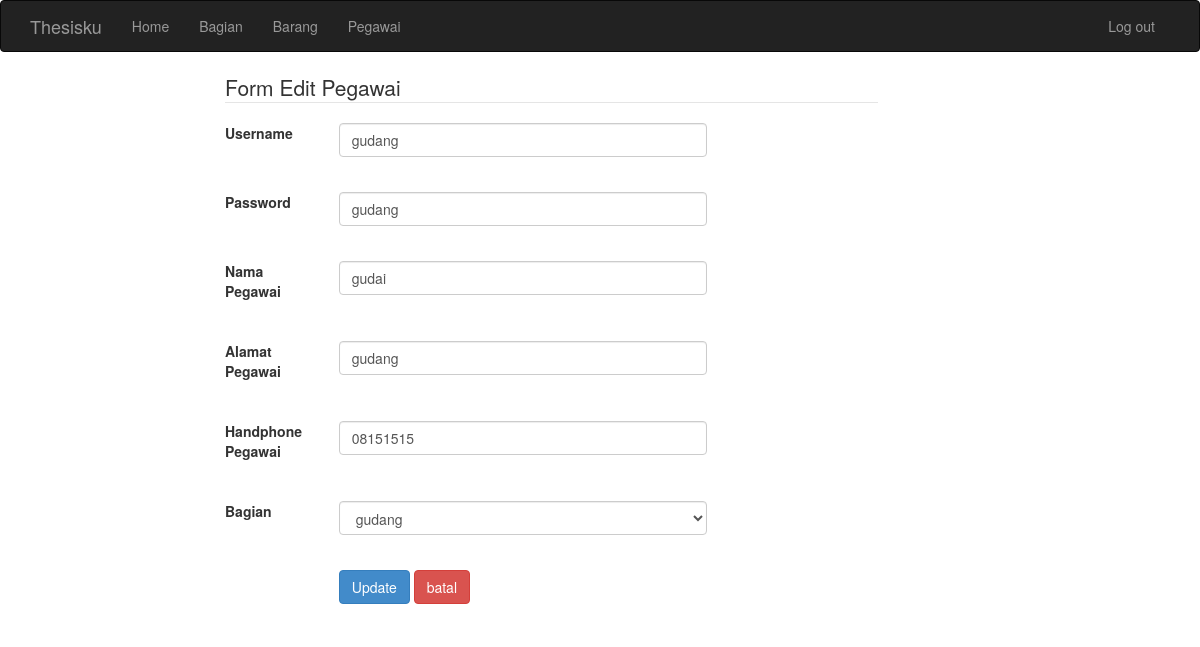
Screenshot of /admin/pegawai/pegawai_form_edit.php?id=17 with the database file from the repository.
### tables this page shows
CREATE TABLE `pegawai` (
  `id_pegawai` int(16) NOT NULL,
  `username` varchar(32) NOT NULL,
  `password` varchar(16) NOT NULL,
  `nama_pegawai` varchar(32) NOT NULL,
  `alamat_pegawai` varchar(64) NOT NULL,
  `hp_pegawai` varchar(16) NOT NULL,
  `id_bagian` int(8) NOT NULL
);

CREATE TABLE `bagian` (
  `id_bagian` int(8) NOT NULL,
  `nama_bagian` varchar(32) NOT NULL
);

### class/pegawai.php (called while the page is built, shortened)
<?php
	class pegawai
	{
		private $conn;
		function __construct($conn) {
			$this->conn = $conn;
		}
		function PegawaiList ()
		{
			$sqlPegawaiList = $this->conn->query("SELECT id_pegawai, username, password, nama_pegawai, alamat_pegawai, hp_pegawai, nama_bagian FROM pegawai NATURAL JOIN bagian ORDER BY nama_pegawai ASC ");
			while ($row = $sqlPegawaiList->fetch_assoc())
			{
				$data [] = $row;
			}
			return $data;
		}
		function findPegawaiById ($id)
		{
			$sqlEditPegawai = $this->conn->query("SELECT * FROM pegawai WHERE id_pegawai = '$id'");
			while ($row = $sqlEditPegawai->fetch_assoc())
			{
				$data[] = $row;
			}
			return $data;
		}
	}
?>

### class/bagian.php (called while the page is built, shortened)
<?php
	class bagian
	{
		private $conn;
		function __construct($conn) {
			$this->conn = $conn;
		}
		function BagianList ()
		{
			$sqlBagianList = $this->conn->query("SELECT * FROM bagian ORDER BY nama_bagian ASC");
			while ($row = $sqlBagianList->fetch_assoc())
			{
				$data [] = $row;
			}
			return $data;
		}
	}
?>

### admin/pegawai/pegawai_edit.php (the view, shortened to what this page needs)
<?php
include "../../class/config.php";
include "../../class/pegawai.php";
include "../../class/bagian.php";
	$id = $_GET ['id'];
	$d1 = new database();
	$conn = $d1->koneksidatabase();
	$BagianList = new bagian($conn);
	$BagianList->BagianList();
	$DaftarBagian = $BagianList->BagianList();
	$PegawaiList = new pegawai($conn);
	$PegawaiList->PegawaiList();
	$DaftarPegawai = $PegawaiList->PegawaiList();
	$Pegawai = $PegawaiList->findPegawaiById($id);
?>
<div class="container-fluid">
    	<div class="col-md-7 col-md-offset-2">
    		<form class="form-horizontal" method="post" action="pegawai_update.php">
    			<?php
                    if(empty($Pegawai)){
                    }else{
                    foreach ($Pegawai as $key => $value) {
                    ?>
                <legend> Form Edit Pegawai </legend>
                <div class="form-group">
                	<label for="username" class="col-md-2"> Username  </label>
                	<div class="col-md-7">
                    	<input type="text" class="form-control" id="username" name="username" value="<?php echo $value['username']; ?>">
                    </div>
                </div>
                <br>
                <div class="form-group">
                	<label for="password" class="col-md-2"> Password  </label>
                	<div class="col-md-7">
                    	<input type="text" class="form-control" id="password" name="password" value="<?php echo $value['password']; ?>">
                    </div>
                </div>
                <br>
                <div class="form-group">
                	<label for="nama_pegawai" class="col-md-2"> Nama Pegawai  </label>
                	<div class="col-md-7">
                    	<input type="text" class="form-control" id="nama pegawai" name="nama_pegawai" value="<?php echo $value['nama_pegawai']; ?>">
                    </div>
                </div>
                <br>
                <div class="form-group">
                	<label for="alamat_pegawai" class="col-md-2"> Alamat Pegawai  </label>
                	<div class="col-md-7">
                    	<input type="text" class="form-control" id="alamat pegawai" name="alamat_pegawai" value="<?php echo $value['alamat_pegawai']; ?>">
                    </div>
                </div>
                <br>
                <div class="form-group">
                	<label for="handphone_pegawai" class="col-md-2"> Handphone Pegawai  </label>
                	<div class="col-md-7">
                    	<input type="text" class="form-control" id="hp_pegawai" name="hp_pegawai" value="<?php echo $value['hp_pegawai']; ?>">
                    </div>
                </div>
                <br>
                <div class="form-group">
                	<label for="id_bagian" class="col-md-2"> Bagian  </label>
                    <div class="col-md-7">
                	<select class="form-control" name="id_bagian" id="id_bagian">
                          	<?php
									foreach($DaftarBagian as $dri){
                                ?>
                                <option <?php echo ($dri['id_bagian'] == $value['id_bagian']) ? 'selected' : '' ?> value="<?php echo $dri['id_bagian'] ?>"><?php echo $dri['nama_bagian'] ?></option>
                                <?php
									}
								?>
                          </select>
                          </div>
                </div>
                <br>
                <div class="form-group">
                	<div class="col-md-7 col-md-offset-2">
                		<input type="submit" class="btn btn-md btn-primary" name="update" value="Update" >
                            <input type="reset" class="btn btn-danger" name="batal" value="batal">
                    </div>
                </div>
                <?php
                    }}
                    ?>
    		</form>
        </div>
    </div>

### rows the page displays
pegawai: username "gudang", password "gudang", nama_pegawai "gudai", alamat_pegawai "gudang", hp_pegawai "08151515", id_bagian "gudang"
